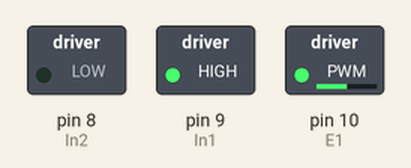
The sketch below on a simulated Arduino Uno, built with avr-gcc and run on an emulated ATmega328P. Parts: switched loads named in the sketch (green lamp = pin HIGH).

Above: at 0.05 s.
At 2.05 s:
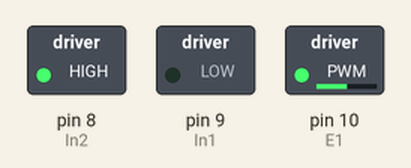
At 3.45 s:
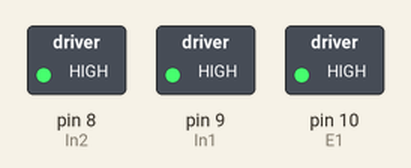
Timing chart, 0 to 8.1 s (numbered marks = the images above):
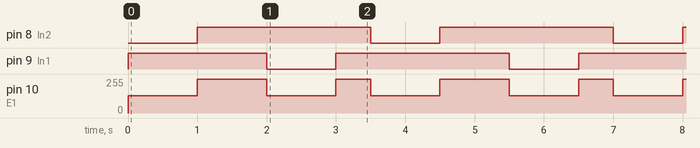

The sketch:

motorshield_robotdyn.ino
```cpp
/*
 *  RobotDyn L298P motor shield
 *                      Logic ON                Logic OFF
 *  Motor   Pin Forward Backward Stop   Forward Backward  Stop  Brake     Comments
 *  1(E1)   10     1        1     0        1       1        0     1       PWM         (Analog for variable speed, 0-255. Digital for full speed.)
 *  1(In1)  9      0        1     0/1      1       0       0/1    1       Direction 1 (Digital)
 *  1(In2)  8   ---------NA----------      0       1       0/1    1       Direction 2 (Digital)
 *
 *  2(E2)   11     1        1     0        1       1        0     1       PWM         (Analog for variable speed, 0-255. Digital for full speed.)
 *  2(In3)  13     0        1    0/1       0       1       0/1    1       Direction 1 (Digital)
 *  2(In4)  12  ----------NA----------     1       0       0/1    1       Direction 2 (Digital)
 */
const int E1 = 10;
const int In1 = 9;
const int In2 = 8;

// Logic OFF
// STOP w/ brake
void stop_brake()
{
  analogWrite(E1, 255);
  digitalWrite(In1, HIGH);
  digitalWrite(In2, HIGH);
}

// STOP w/o brake
void stop_nobrake()
{
  analogWrite(E1, 0);
  digitalWrite(In1, LOW);
  digitalWrite(In2, LOW);
}

// RWD forward at half speed
void forward()
{
  analogWrite(E1, 128);
  digitalWrite(In1, HIGH);
  digitalWrite(In2, LOW);
}

// RWD backward at half speed
void backward()
{
  analogWrite(E1, 128);
  digitalWrite(In1, LOW);
  digitalWrite(In2, HIGH);
}

/*
 *   Servo motor control
 *  using library: Servo.h
 *  @setup: set servo position to 0
 *  left: 0 degree
 *  straight: 45 degree
 *  right: 90 degree
 */
#include <Servo.h>
Servo myservo;


void setup()
{
  // set motor pins to correct mode
  pinMode(In1, OUTPUT);
  pinMode(In2, OUTPUT);

  // switch off all motors
  stop_nobrake();

   // servo setup (servo pin set to 4)
  // align to STRAIGHT
 // myservo.attach(4);
}

void loop()
{
  // move FORWARD for 1s
  forward();
  delay(1000);

  // brake for 1s
  stop_brake();
  delay(1000);

  // move BACKWARD for 1s
  backward();
  delay(1000);

  // brake for 0.5s
  stop_brake();
  delay(500);
}
```

Measured:
- by itself, pin 8 (In2): alternates HIGH for 2.5 s and LOW for 1.0 s
- by itself, pin 9 (In1): repeats every 3.5 s: LOW 1.0 s, HIGH 2.5 s
- by itself, pin 10 (E1): repeats every 3.5 s: 255/255 1.0 s, 128/255 1.0 s, 255/255 0.50 s, 128/255 1.0 s
